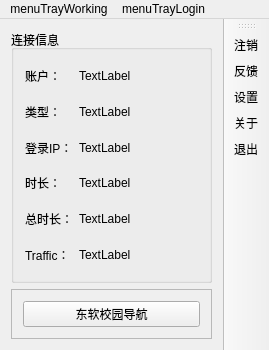
<?xml version="1.0" encoding="UTF-8"?>
<ui version="4.0">
 <class>MainWindow</class>
 <widget class="QMainWindow" name="MainWindow">
  <property name="geometry">
   <rect>
    <x>0</x>
    <y>0</y>
    <width>269</width>
    <height>350</height>
   </rect>
  </property>
  <property name="minimumSize">
   <size>
    <width>240</width>
    <height>350</height>
   </size>
  </property>
  <property name="maximumSize">
   <size>
    <width>1200</width>
    <height>1600</height>
   </size>
  </property>
  <property name="focusPolicy">
   <enum>Qt::ClickFocus</enum>
  </property>
  <property name="windowTitle">
   <string>NDR 客户端</string>
  </property>
  <property name="windowIcon">
   <iconset resource="../client.qrc">
    <normaloff>:/icons/icons/logo.png</normaloff>:/icons/icons/logo.png</iconset>
  </property>
  <property name="styleSheet">
   <string notr="true"/>
  </property>
  <widget class="QWidget" name="centralWidget">
   <layout class="QGridLayout" name="gridLayout_2">
    <item row="2" column="0">
     <widget class="QFrame" name="frame">
      <property name="frameShape">
       <enum>QFrame::StyledPanel</enum>
      </property>
      <property name="frameShadow">
       <enum>QFrame::Raised</enum>
      </property>
      <layout class="QGridLayout" name="gridLayout_3">
       <item row="0" column="0">
        <widget class="QPushButton" name="goDnuiBrowser">
         <property name="text">
          <string>东软校园导航</string>
         </property>
        </widget>
       </item>
      </layout>
     </widget>
    </item>
    <item row="0" column="0">
     <widget class="QGroupBox" name="groupBox">
      <property name="title">
       <string>连接信息</string>
      </property>
      <layout class="QGridLayout" name="gridLayout">
       <item row="0" column="3">
        <spacer name="horizontalSpacer">
         <property name="orientation">
          <enum>Qt::Horizontal</enum>
         </property>
         <property name="sizeHint" stdset="0">
          <size>
           <width>40</width>
           <height>20</height>
          </size>
         </property>
        </spacer>
       </item>
       <item row="0" column="0" rowspan="2" colspan="2">
        <layout class="QVBoxLayout" name="verticalLayout">
         <item>
          <widget class="QLabel" name="label_5">
           <property name="minimumSize">
            <size>
             <width>0</width>
             <height>30</height>
            </size>
           </property>
           <property name="text">
            <string>账户：</string>
           </property>
          </widget>
         </item>
         <item>
          <widget class="QLabel" name="label_2">
           <property name="minimumSize">
            <size>
             <width>0</width>
             <height>30</height>
            </size>
           </property>
           <property name="text">
            <string>类型：</string>
           </property>
          </widget>
         </item>
         <item>
          <widget class="QLabel" name="label">
           <property name="minimumSize">
            <size>
             <width>0</width>
             <height>30</height>
            </size>
           </property>
           <property name="text">
            <string>登录IP：</string>
           </property>
          </widget>
         </item>
         <item>
          <widget class="QLabel" name="label_3">
           <property name="minimumSize">
            <size>
             <width>0</width>
             <height>30</height>
            </size>
           </property>
           <property name="text">
            <string>时长：</string>
           </property>
          </widget>
         </item>
         <item>
          <widget class="QLabel" name="label_4">
           <property name="minimumSize">
            <size>
             <width>0</width>
             <height>30</height>
            </size>
           </property>
           <property name="text">
            <string>总时长：</string>
           </property>
          </widget>
         </item>
         <item>
          <widget class="QLabel" name="label_7">
           <property name="minimumSize">
            <size>
             <width>0</width>
             <height>30</height>
            </size>
           </property>
           <property name="text">
            <string>Traffic：</string>
           </property>
          </widget>
         </item>
        </layout>
       </item>
       <item row="0" column="2" rowspan="2">
        <layout class="QVBoxLayout" name="verticalLayout_2">
         <item>
          <widget class="QLabel" name="lblAccount">
           <property name="minimumSize">
            <size>
             <width>0</width>
             <height>30</height>
            </size>
           </property>
           <property name="text">
            <string>TextLabel</string>
           </property>
          </widget>
         </item>
         <item>
          <widget class="QLabel" name="lblType">
           <property name="minimumSize">
            <size>
             <width>0</width>
             <height>30</height>
            </size>
           </property>
           <property name="text">
            <string>TextLabel</string>
           </property>
          </widget>
         </item>
         <item>
          <widget class="QLabel" name="lblAddress">
           <property name="minimumSize">
            <size>
             <width>0</width>
             <height>30</height>
            </size>
           </property>
           <property name="text">
            <string>TextLabel</string>
           </property>
          </widget>
         </item>
         <item>
          <widget class="QLabel" name="lblTime">
           <property name="minimumSize">
            <size>
             <width>0</width>
             <height>30</height>
            </size>
           </property>
           <property name="text">
            <string>TextLabel</string>
           </property>
          </widget>
         </item>
         <item>
          <widget class="QLabel" name="lblAllTime">
           <property name="minimumSize">
            <size>
             <width>0</width>
             <height>30</height>
            </size>
           </property>
           <property name="text">
            <string>TextLabel</string>
           </property>
          </widget>
         </item>
         <item>
          <widget class="QLabel" name="lblFlow">
           <property name="minimumSize">
            <size>
             <width>0</width>
             <height>30</height>
            </size>
           </property>
           <property name="text">
            <string>TextLabel</string>
           </property>
          </widget>
         </item>
        </layout>
       </item>
       <item row="2" column="2">
        <spacer name="verticalSpacer">
         <property name="orientation">
          <enum>Qt::Vertical</enum>
         </property>
         <property name="sizeHint" stdset="0">
          <size>
           <width>20</width>
           <height>40</height>
          </size>
         </property>
        </spacer>
       </item>
      </layout>
     </widget>
    </item>
   </layout>
  </widget>
  <widget class="QToolBar" name="mainToolBar">
   <property name="sizePolicy">
    <sizepolicy hsizetype="Fixed" vsizetype="Preferred">
     <horstretch>0</horstretch>
     <verstretch>0</verstretch>
    </sizepolicy>
   </property>
   <property name="movable">
    <bool>true</bool>
   </property>
   <property name="iconSize">
    <size>
     <width>32</width>
     <height>32</height>
    </size>
   </property>
   <property name="toolButtonStyle">
    <enum>Qt::ToolButtonTextUnderIcon</enum>
   </property>
   <property name="floatable">
    <bool>true</bool>
   </property>
   <attribute name="toolBarArea">
    <enum>RightToolBarArea</enum>
   </attribute>
   <attribute name="toolBarBreak">
    <bool>false</bool>
   </attribute>
   <addaction name="actionLogoff"/>
   <addaction name="actionActionFeedback"/>
   <addaction name="actionSettings"/>
   <addaction name="actionAbout"/>
   <addaction name="actionQuit"/>
  </widget>
  <widget class="QMenuBar" name="menuBar">
   <property name="enabled">
    <bool>true</bool>
   </property>
   <property name="geometry">
    <rect>
     <x>0</x>
     <y>0</y>
     <width>269</width>
     <height>22</height>
    </rect>
   </property>
   <property name="defaultUp">
    <bool>false</bool>
   </property>
   <property name="nativeMenuBar">
    <bool>false</bool>
   </property>
   <widget class="QMenu" name="menuTrayWorking">
    <property name="title">
     <string notr="true">menuTrayWorking</string>
    </property>
    <addaction name="actionShowWindow"/>
    <addaction name="actionSettings"/>
    <addaction name="actionAbout"/>
    <addaction name="actionLogoff"/>
    <addaction name="actionQuit"/>
   </widget>
   <widget class="QMenu" name="menuTrayLogin">
    <property name="styleSheet">
     <string notr="true"/>
    </property>
    <property name="title">
     <string notr="true">menuTrayLogin</string>
    </property>
    <addaction name="actionShowWindow"/>
    <addaction name="actionSettings"/>
    <addaction name="actionAbout"/>
    <addaction name="separator"/>
    <addaction name="actionQuit"/>
   </widget>
   <addaction name="menuTrayWorking"/>
   <addaction name="menuTrayLogin"/>
  </widget>
  <action name="actionLogoff">
   <property name="icon">
    <iconset resource="../client.qrc">
     <normaloff>:/icons/icons/logout.png</normaloff>:/icons/icons/logout.png</iconset>
   </property>
   <property name="text">
    <string>注销</string>
   </property>
  </action>
  <action name="actionShowWindow">
   <property name="icon">
    <iconset resource="../client.qrc">
     <normaloff>:/icons/icons/showmainpanels.png</normaloff>:/icons/icons/showmainpanels.png</iconset>
   </property>
   <property name="text">
    <string>激活窗口</string>
   </property>
  </action>
  <action name="actionQuit">
   <property name="icon">
    <iconset resource="../client.qrc">
     <normaloff>:/icons/icons/quiet1.png</normaloff>:/icons/icons/quiet1.png</iconset>
   </property>
   <property name="text">
    <string>退出</string>
   </property>
   <property name="toolTip">
    <string>退出</string>
   </property>
  </action>
  <action name="actionSettings">
   <property name="icon">
    <iconset resource="../client.qrc">
     <normaloff>:/icons/icons/setting.png</normaloff>:/icons/icons/setting.png</iconset>
   </property>
   <property name="text">
    <string>设置</string>
   </property>
  </action>
  <action name="actionAbout">
   <property name="icon">
    <iconset resource="../client.qrc">
     <normaloff>:/icons/icons/about.png</normaloff>:/icons/icons/about.png</iconset>
   </property>
   <property name="text">
    <string>关于</string>
   </property>
  </action>
  <action name="actionShowLoginDialog">
   <property name="icon">
    <iconset resource="../client.qrc">
     <normaloff>:/icons/icons/showloginwindow.png</normaloff>:/icons/icons/showloginwindow.png</iconset>
   </property>
   <property name="text">
    <string>显示登录窗</string>
   </property>
  </action>
  <action name="actionActionFeedback">
   <property name="icon">
    <iconset resource="../client.qrc">
     <normaloff>:/icons/icons/showloginwindow.png</normaloff>:/icons/icons/showloginwindow.png</iconset>
   </property>
   <property name="text">
    <string>反馈</string>
   </property>
  </action>
 </widget>
 <layoutdefault spacing="6" margin="11"/>
 <resources>
  <include location="../client.qrc"/>
 </resources>
 <connections/>
</ui>
